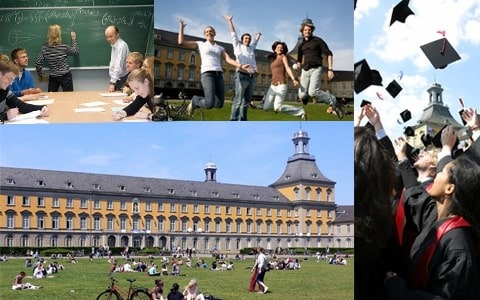
#> input picture bonn.jpeg, 480 x 300 px
$ python Sheet00_template.py
#> lines starting #> are read from the running program, lines starting #| are printed output that depends on the picture; after the words box and inside, x2 and y2 are one past the last pixel; in counts of white or black regions, pixels touching at a corner belong together
"""
Exercise 0 for MA-INF 2201 Computer Vision WS25/26
Introduction to OpenCV - Template
Python 3.12, OpenCV 4.11, NumPy 2.3.3
Image: bonn.jpeg
"""

import cv2
import numpy as np
import random
import time

# ============================================================================
# Exercise 1: Read and Display Image (0.5 Points)
# ============================================================================
def exercise1():
    """
    Read and display the image bonn.jpeg.
    Print the image dimensions and data type.
    """
    print("Exercise 1: Read and Display Image")

    # TODO: Read the image 'bonn.jpeg' using cv2.imread()
    img = cv2.imread("bonn.jpeg")
#> img is the input picture: shape (300, 480, 3); mean B, G, R 127.7, 126.6, 121.8

    # TODO: Check if image was loaded successfully
    if img is None:
        print("Could not load the image")
        return None
    # TODO: Display the image using cv2.imshow()
    cv2.imshow("Bonn", img)

    # TODO: Wait for a key press using cv2.waitKey(0)
    cv2.waitKey(0)

    # TODO: Close all windows using cv2.destroyAllWindows()
    cv2.destroyAllWindows()

    # TODO: Print image dimensions (height, width, channels)
    height, width, channels = img.shape
#> height = 300; width = 480; channels = 3
    print(f"Image Dimensions: Height={height}, Width={width}, Channels={channels}")
#| Image Dimensions: Height=300, Width=480, Channels=3

    # TODO: Print image data type
    print(f"Image Data Type: {img.dtype}")
#| Image Data Type: uint8

    print("Exercise 1 completed!\n")
    return img


# ============================================================================
# Exercise 2: HSV Color Space (0.5 Points)
# ============================================================================
def exercise2(img):
    """
    Convert image to HSV color space and display all three channels separately.
    """
    print("Exercise 2: HSV Color Space")

    # TODO: Convert to HSV using cv2.cvtColor() with cv2.COLOR_BGR2HSV
    hsv = cv2.cvtColor(img, cv2.COLOR_BGR2HSV)
#> hsv: shape (300, 480, 3); mean H, S, V 70.4, 71.8, 143.5

    # TODO: Split HSV into H, S, V channels using cv2.split()
    # H: Hue, S: Saturation, V: Value
    h, s, v = cv2.split(hsv)

    # TODO: Display all three channels
    cv2.imshow("Hue Channel", h)
    cv2.imshow("Saturation Channel", s)
    cv2.imshow("Value Channel", v)
    # Hint: You can concatenate them horizontally using cv2.hconcat()

    hsv_channels = cv2.hconcat([h, s, v])
    cv2.imshow("Hue, Saturation, and Value Channels", hsv_channels)


    # Wait for key press
    cv2.waitKey(0)
    cv2.destroyAllWindows()

    print("Exercise 2 completed!\n")
    return hsv


# ============================================================================
# Exercise 3: Brightness Adjustment with Loops (1 Point)
# ============================================================================
def exercise3(img):
    """
    Add 50 to all pixel values and clip to [0, 255] using nested for-loops.
    Display original and brightened images side by side.
    """
    print("Exercise 3: Brightness Adjustment with Loops")

    # TODO: Create a copy of the image
    result = img.copy()

    # TODO: Get image dimensions
    height, width, channels = img.shape
#> height = 300; width = 480; channels = 3

    # TODO: Use nested for-loops to iterate through each pixel, add 50 to pixel value, and clip pixel value to [0, 255]
    for i in range(height):
        for j in range(width):
            for c in range(channels):
                # Add 50 to the pixel value and ensure it's an integer
                brightened_value = int(result[i, j, c]) + 50

                # Clip the value to stay within the [0, 255] range
                if brightened_value > 255:
                    result[i, j, c] = 255
                else:
                    result[i, j, c] = brightened_value
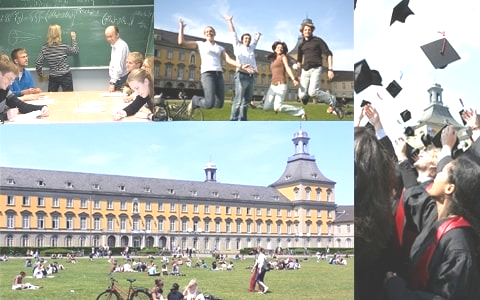
#> result: shape (300, 480, 3); mean B, G, R 166.9, 172.7, 168


    # TODO: Display original and result side by side
    # np.hstack places two images next to each other.
    combined_image = np.hstack((img, result))
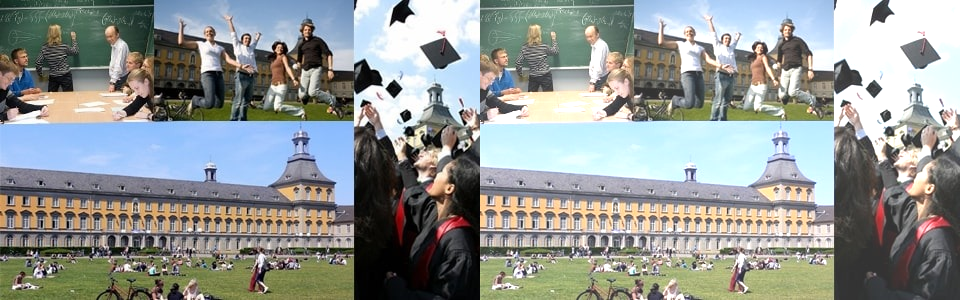
#> combined_image: shape (300, 960, 3); mean B, G, R 147.3, 149.6, 144.9
    cv2.imshow('Original vs. Brightened', combined_image)
    cv2.waitKey(0)
    cv2.destroyAllWindows()

    print("Exercise 3 completed!\n")
    return result


# ============================================================================
# Exercise 4: Vectorized Brightness Adjustment (1 Points)
# ============================================================================
def exercise4(img):
    """
    Perform the same brightness adjustment using NumPy in one line.
    Compare execution time with loop-based approach.
    """
    print("Exercise 4: Vectorized Brightness Adjustment")

    # TODO: Time the loop-based approach (from exercise 3)
    start_time_loop = time.time()
    # ... (implement or copy loop code)
    result_loop = img.copy()
    height, width, channels = img.shape
#> height = 300; width = 480; channels = 3
    for i in range(height):
        for j in range(width):
            for c in range(channels):
                # Add 50 and ensure the value is an integer
                brightened_value = int(result_loop[i, j, c]) + 50
                # Clip the value to stay within the [0, 255] range
                if brightened_value > 255:
                    result_loop[i, j, c] = 255
                else:
                    result_loop[i, j, c] = brightened_value

    end_time_loop = time.time()

    # TODO: Time the vectorized approach
    start_time_vec = time.time()

    # TODO: Add 50 and clip in one line using np.clip()
    # np.clip function "clamps" all the values in the array to be within a specified range
    # img.astype(np.int16) was used to prevent overflow during addition
    # astype(np.uint8) was used to convert back to original data type so that image can be displayed correctly
    result = np.clip(img.astype(np.int16) + 50, 0, 255).astype(np.uint8)

    end_time_vec = time.time()

    # TODO: Print execution times
    # .4f formats the float to 4 decimal places
    print(f"Loop-based approach: {end_time_loop - start_time_loop:.4f} seconds")
    print(f"Vectorized approach: {end_time_vec - start_time_vec:.4f} seconds")

    # TODO: Display the result
    cv2.imshow('Vectorized Brightened Image', result)
    cv2.waitKey(0)
    cv2.destroyAllWindows()

    print("Exercise 4 completed!\n")
    return result


# ============================================================================
# Exercise 5: Extract and Paste Patch (0.5 Points)
# ============================================================================
def exercise5(img):
    """
    Extract a 32×32 patch from top-left corner and paste at 3 random locations.
    """
    print("Exercise 5: Extract and Paste Patch")

    # TODO: Extract 32x32 patch from top-left corner (starting at 0,0)
    patch_size = 32
    # img[0:patch_size, 0:patch_size] means rows 0 to 31 and columns 0 to 31
    patch = img[0:patch_size, 0:patch_size]


    # TODO: Create a copy of the image
    img_copy = img.copy()

    # TODO: Get image dimensions
    # _ means we ignore the number of channels
    height, width, _ = img.shape
#> height = 300; width = 480


    # TODO: Generate 3 random locations and paste the patch
    # Use random.randint() and ensure patch fits within boundaries
    for i in range(3):
        # Determine the valid range for the top-left corner of the patch
        max_y = height - patch_size
        max_x = width - patch_size

        # Generate random coordinates for the top-left corner of the paste location
        rand_y = random.randint(0, max_y)
        rand_x = random.randint(0, max_x)

        print(f"Pasting patch {i+1} at (y,x): ({rand_y}, {rand_x})")

        # Paste the patch onto the image copy
        # rand_y : rand_y + patch_size means rows from rand_y to rand_y + 31
        # rand_x : rand_x + patch_size means columns from rand_x to rand_x + 31
        # This assigns the patch to the specified region in img_copy
        img_copy[rand_y : rand_y + patch_size, rand_x : rand_x + patch_size] = patch
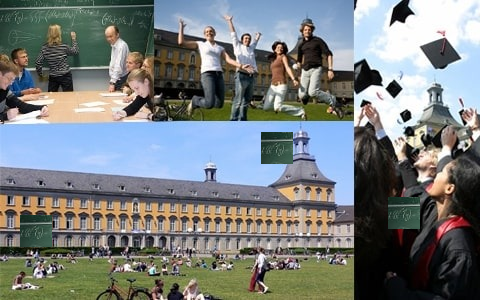
#> img_copy: shape (300, 480, 3); 2.13% of pixels changed, all inside (x1, y1, x2, y2) = (20, 132, 420, 247)

    # TODO: Display the result
    cv2.imshow('Image with Patches', img_copy)
    cv2.waitKey(0)
    cv2.destroyAllWindows()


    print("Exercise 5 completed!\n")

    return img_copy


# ============================================================================
# Exercise 6: Binary Masking (0.5 Points)
# ============================================================================
def exercise6(img):
    """
    Create masked version showing only bright regions.
    Convert to grayscale, threshold at 128, use as mask.
    """
    print("Exercise 6: Binary Masking")

    # TODO: Convert to grayscale using cv2.cvtColor() with cv2.COLOR_BGR2GRAY
    gray = cv2.cvtColor(img, cv2.COLOR_BGR2GRAY)

    # TODO: Apply binary threshold at value 128
    # Use cv2.threshold() with cv2.THRESH_BINARY
    # cv2.THRESH_BINARY means pixels above the threshold are set to max value (255), below to 0
    # _ is used to ignore the first return value (threshold used)
    # mask: pixels above 128 are set to 255, below to 0
    _, mask = cv2.threshold(gray, 128, 255, cv2.THRESH_BINARY)
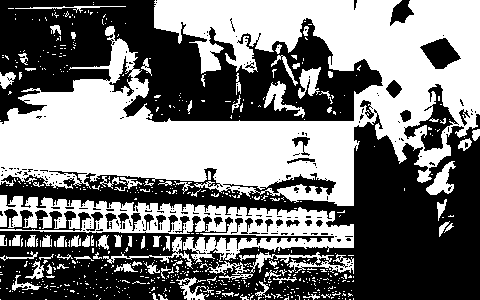
#> mask: shape (300, 480); 48.1% white; 633 white regions (550 under 20 px), largest, box (x1, y1, x2, y2) and area: (0, 0, 480, 206) 51190, (0, 195, 354, 264) 9049, (250, 252, 354, 274) 793

    # TODO: Apply mask to original color image
    # Hint: Use cv2.bitwise_and() with the mask
    # where mask is 255, original pixel is kept; where mask is 0, pixel becomes black
    masked = cv2.bitwise_and(img, img, mask=mask)

    # TODO: Display original, mask, and masked result
    # To display them side-by-side, they must have the same number of channels.
    # We convert the single-channel mask to a 3-channel BGR image.
    mask_bgr = cv2.cvtColor(mask, cv2.COLOR_GRAY2BGR)

    # Concatenate the images horizontally for a combined view
    combined_display = np.hstack((img, mask_bgr, masked))
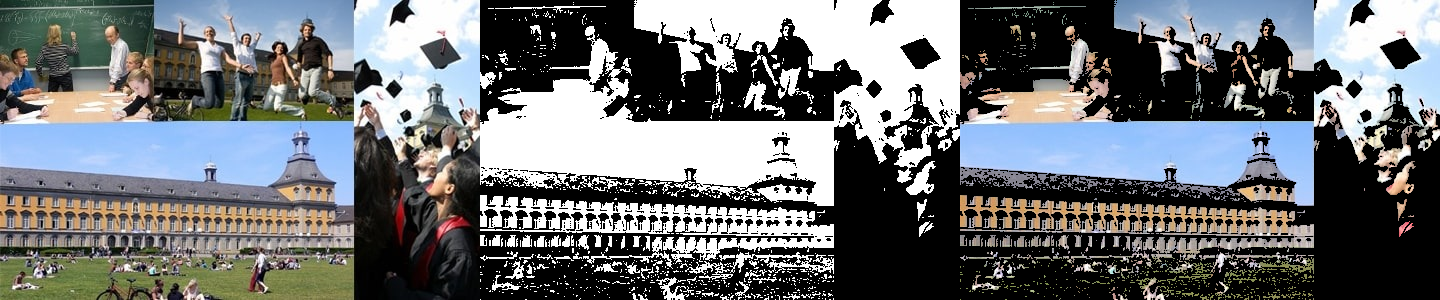
#> combined_display: shape (300, 1440, 3); mean B, G, R 116.1, 113.7, 110.5


    cv2.imshow('Original, Mask, Masked Result', combined_display)
    cv2.waitKey(0)
    cv2.destroyAllWindows()

    print("Exercise 6 completed!\n")

    return masked, mask


# ============================================================================
# Exercise 7: Border and Annotations (1 Points)
# ============================================================================
def exercise7(img):
    """
    Add 20-pixel border and draw 5 circles and 5 text labels at random positions.
    """
    print("Exercise 7: Border and Annotations")

    # TODO: Add 20-pixel border using cv2.copyMakeBorder()
    # Use cv2.BORDER_CONSTANT with a color of your choice
    border_size = 20

    border_color = [255, 0, 0]  # Blue in BGR
    bordered_image = cv2.copyMakeBorder(
        img,
        top=border_size,
        bottom=border_size,
        left=border_size,
        right=border_size,
        borderType=cv2.BORDER_CONSTANT,
        value=border_color
    )


    # TODO: Get dimensions of bordered image
    height, width, _ = bordered_image.shape
#> height = 340; width = 520

    # TODO: Draw 5 random circles
    # Use random.randint() and cv2.circle(img, center, radius, color, thickness)
    for i in range(5):
        # Defining random properties for the circle
        radius = random.randint(10, 50)
        color = (random.randint(0, 255), random.randint(0, 255), random.randint(0, 255))
        thickness = 2

        # Generate a center point ensuring the circle is fully within the image
        # The center's x must be between radius and width-radius
        # The center's y must be between radius and height-radius
        center_x = random.randint(radius, width - radius)
        center_y = random.randint(radius, height - radius)
        center = (center_x, center_y)

        # Draw the circle on the bordered image
        cv2.circle(bordered_image, center, radius, color, thickness)
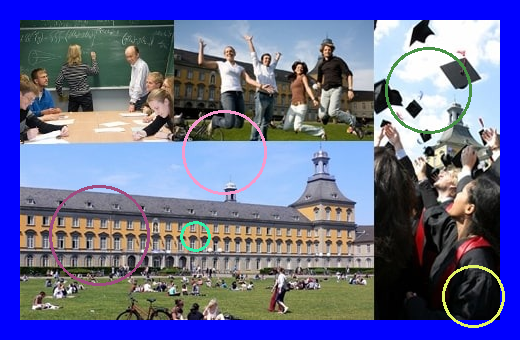
#> bordered_image: shape (340, 520, 3); mean B, G, R 151, 103.6, 99.9

    # TODO: Add 5 random text labels
    # Use random.randint() and cv2.putText(img, text, org, font, fontScale, color, thickness)
    for i in range(5):
        # Define random properties for the text
        text = f"Hello {i+1}"
        font = cv2.FONT_HERSHEY_SIMPLEX
        font_scale = 0.7
        color = (random.randint(0, 255), random.randint(0, 255), random.randint(0, 255))
        thickness = 2

        # Generate the origin (bottom-left corner of the text)
        # Ensure the text doesn't run off the screen
        org_x = random.randint(10, width - 200) # Leave space for text width
        org_y = random.randint(30, height - 30) # Leave space for text height
        org = (org_x, org_y)

        # Draw the text on the bordered image (in-place)
        cv2.putText(bordered_image, text, org, font, font_scale, color, thickness)
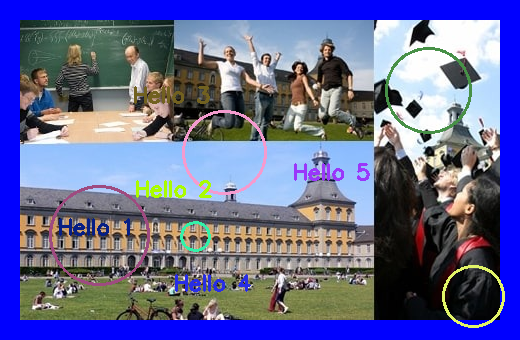
#> bordered_image: shape (340, 520, 3); 1.47% of pixels changed, all inside (x1, y1, x2, y2) = (59, 86, 370, 292)


    # TODO: Display the result
    cv2.imshow('Image with Border and Annotations', bordered_image)
    cv2.waitKey(0)
    cv2.destroyAllWindows()


    print("Exercise 7 completed!\n")
    return bordered_image


# ============================================================================
# Main function
# ============================================================================
def main():
    """
    Run all exercises.
    """
    print("=" * 60)
    print("Exercise 0: Introduction to OpenCV")
    print("=" * 60 + "\n")

    # Uncomment the exercises you want to run:
    img = exercise1()
    # if img is None:
    #     return
    exercise2(img)
    exercise3(img)
    exercise4(img)
    exercise5(img)
    exercise6(img)
    exercise7(img)

    print("=" * 60)
    print("All exercises completed!")
    print("=" * 60)


if __name__ == "__main__":
    main()
